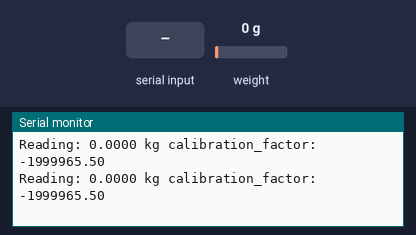
The sketch below on a simulated Arduino Uno, built with avr-gcc and run on an emulated ATmega328P. Parts: the last lines printed to the serial monitor. Inputs (shaded band) come from the test bench; at power-on: weight on the scale 0 g.

Above: at 3.2 s.
3.3 s: weight on the scale set to 100 g
At 3.38 s:
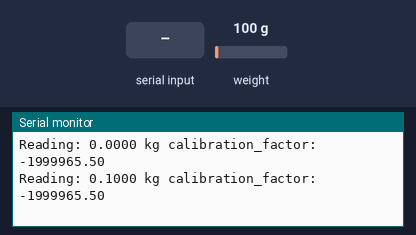
6.3 s: "+" received over Serial
At 6.44 s:
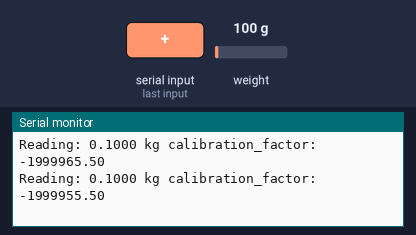
9.3 s: weight on the scale set to 1250 g
At 9.38 s:
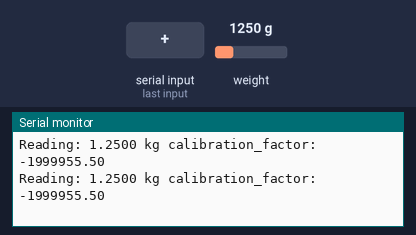
12.3 s: "-" received over Serial
At 12.54 s:
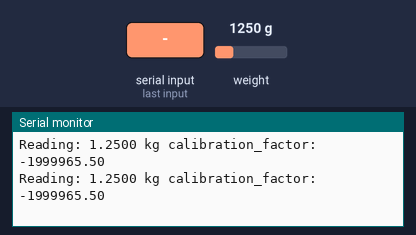
Timing chart, 0 to 14.8 s (numbered marks = the images above; inputs shaded):
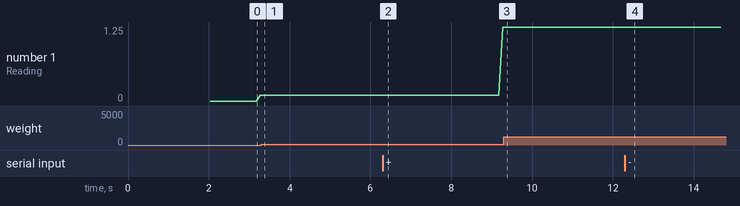

The sketch:

calibration.ino
```cpp
/*
ตัวอย่างโคด โดย www.arduinoall.com
โคดสำหรับหาค่า calibration_factor เพื่อใช้กำหนดให้กับ load cell

ปรับค่าเริ่มต้นจากโคดบรรทัดนี้ float calibration_factor = -380000;
ค่าเริ่มต้นนี้เป็นค่าของ 5Kg แบบหยาบ

เปิด Serial Monitor แล้ว กด + หรือ - เพื่อปรับหาค่าแบบละเอียด

VCC - 5V
GND - GND
DOUT - 3
CLK - 2

*/

#include "HX711.h"
#define DOUT  3
#define CLK  2
HX711 scale(DOUT, CLK);
float calibration_factor = -1999965.50; //  ปรับค่าเริ่มต้นตรงนี้
void setup() {
  Serial.begin(9600);
  Serial.println("Press + or - to calibration factor");
  Serial.println("ArduinoAll Calibration 0 Please Wait ... ");
  scale.set_scale();
  scale.tare(); //รีเซตน้ำหนักเป็น 0
  long zero_factor = scale.read_average(); //อ่านค่าน้ำหนักเริ่มต้น
  Serial.print("Zero factor: "); //This can be used to remove the need to tare the scale. Useful in permanent scale projects.
  Serial.println(zero_factor);
}
void loop() {
  scale.set_scale(calibration_factor); //ปรับค่า calibration factor
  Serial.print("Reading: ");
  Serial.print(scale.get_units(), 4); // แสดงผลทศนิยม 2 หลัก
  Serial.print(" kg");
  Serial.print(" calibration_factor: ");
  Serial.print(calibration_factor);
  Serial.println();
  if(Serial.available())
  {
    char temp = Serial.read();
    if(temp == '+')
      calibration_factor += 10;
    else if(temp == '-')
      calibration_factor -= 10;
  }
}
```

Measured:
- after the input at 6.3 s, the serial monitor: prints a new line after 0.13 s (image 2)
- after the input at 9.3 s, the serial monitor: prints a new line after 0.08 s (image 3)
- after the input at 12.3 s, the serial monitor: prints a new line after 0.13 s (image 4)
- plotted number 1: 0.1 → 1.25 after the input at 6.3 s
